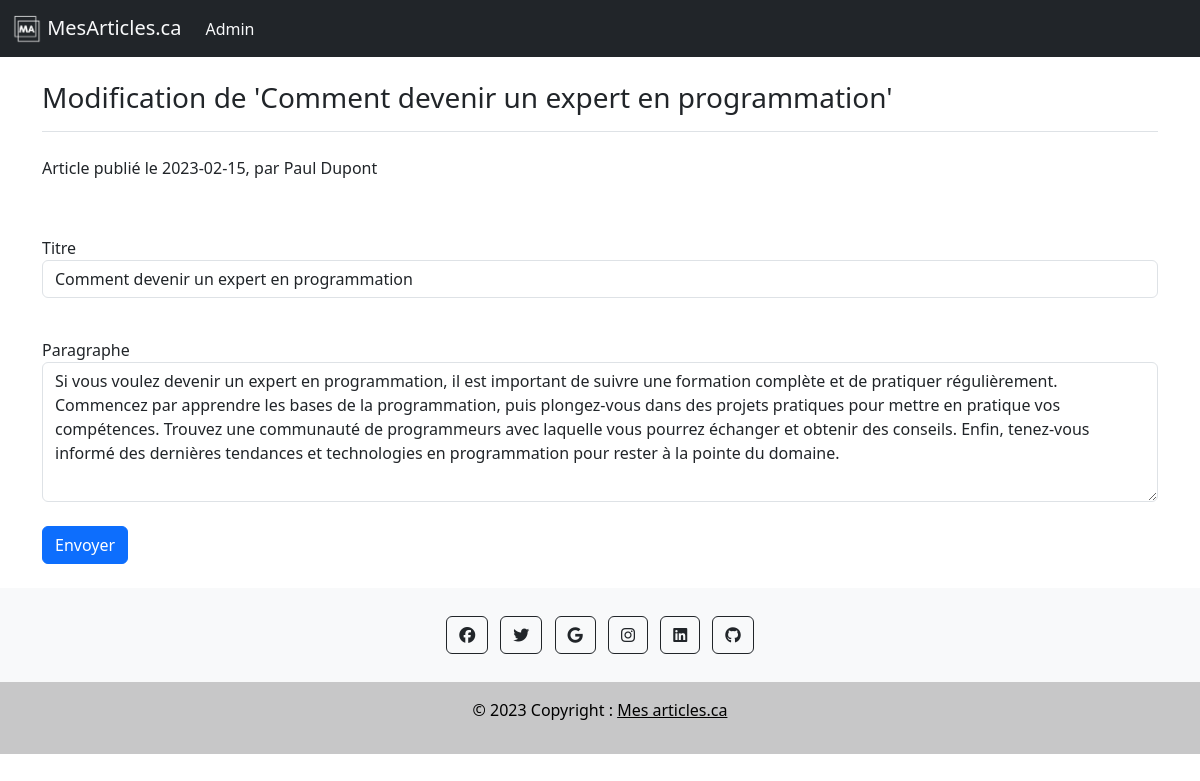
The page /admin-modification/devenir-un-expert-en-programmation on the database its author committed.
### tables this page shows
CREATE TABLE article (
  id integer primary key,
  titre varchar(100),
  identifiant varchar(50),
  auteur varchar(100),
  date_publication text,
  paragraphe varchar(500)
);

### index.py (the view, shortened to what this page needs)
@app.route("/admin-modification/<identifiant>", methods=["GET", "POST"])
def update_article(identifiant):
    article_db = get_db().get_article_by_identifiant(identifiant)
    results = {"titre": article_db[0], "auteur": article_db[1], "date_publi": article_db[2],
               "paragraphe": article_db[3], "identifiant": identifiant}
    return render_template("modif_article.html", article=results)

### database.py (called while the page is built)
    def get_connection(self):
        if self.connection is None:
            self.connection = sqlite3.connect("database/database.db")
        return self.connection

    def get_article_by_identifiant(self, identifiant):
        cursor = self.get_connection().cursor()
        article = cursor.execute("select titre, auteur, date_publication, paragraphe from article "
                                 "where identifiant = ?", [identifiant]).fetchone()
        return article

### index.py (called while the page is built)
def get_db():
    db = getattr(g, "_database", None)
    if db is None:
        g.database = Database()
    return g.database

### templates/modif_article.html (shortened to what this page needs)
{% extends "layout.html" %}
{% block content %}
<main>
  <br>
  <div class="container">
    <h3 class="pb-3 mb-4 font-italic border-bottom">Modification de '{{ article['titre'] }}'</h3>
    <p> Article publié le {{ article['date_publi'] }}, par {{ article['auteur'] }}</p>
    <br>
    <form action="{{url_for('update_article',identifiant=article['identifiant'])}}" method="post" id="formmodif">
      <div class="form-group">
        <label id="titre">Titre</label>
        <input type="text" class="form-control" name="titre" value="{{ article['titre'] }}">
      </div>
      <br>
      <div class="form-group">
        <label id="paragraphe">Paragraphe</label>
        <textarea class="form-control tarea" name="paragraphe" form="formmodif">{{ article['paragraphe'] }}</textarea>
      </div>
      <br>
      <button type="submit" class="btn btn-primary">Envoyer</button>
    </form>
  </div>
</main>
<br>
{% endblock %}

### static/css/style.css (style rules this page uses)
html, body { height : 100%; }
.tarea { height:140px; }

### rows shown on the page
article: titre "Comment devenir un expert en programmation", date_publi "2023-02-15", auteur "Paul Dupont", paragraphe "Si vous voulez devenir un expert en programmation, il est important de suivre une formation complète et de pratiquer régulièrement. Commencez par apprendre les bases de la programmation, puis plongez-vous dans des projets pratiques pour mettre en pratique vos compétences. Trouvez une communauté de programmeurs avec laquelle vous pourrez échanger et obtenir des conseils. Enfin, tenez-vous informé des dernières tendances et technologies en programmation pour rester à la pointe du domaine."
